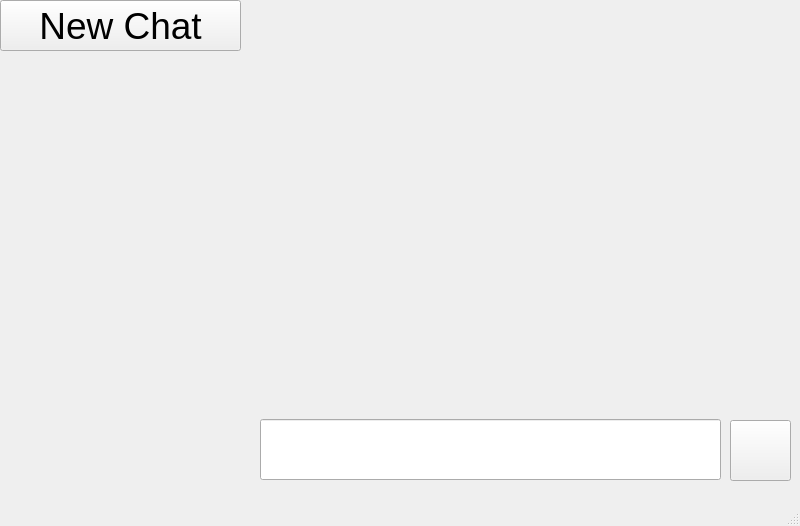
<?xml version="1.0" encoding="UTF-8"?>
<ui version="4.0">
 <class>MainWindow</class>
 <widget class="QMainWindow" name="MainWindow">
  <property name="geometry">
   <rect>
    <x>0</x>
    <y>0</y>
    <width>800</width>
    <height>526</height>
   </rect>
  </property>
  <property name="windowTitle">
   <string>MainWindow</string>
  </property>
  <widget class="QWidget" name="centralwidget">
   <widget class="QPushButton" name="pushButton">
    <property name="geometry">
     <rect>
      <x>730</x>
      <y>420</y>
      <width>61</width>
      <height>61</height>
     </rect>
    </property>
    <property name="text">
     <string/>
    </property>
    <property name="icon">
     <iconset>
      <normaloff>assets/send.png</normaloff>assets/send.png</iconset>
    </property>
    <property name="iconSize">
     <size>
      <width>40</width>
      <height>40</height>
     </size>
    </property>
   </widget>
   <widget class="QPushButton" name="pushButton_2">
    <property name="geometry">
     <rect>
      <x>0</x>
      <y>0</y>
      <width>241</width>
      <height>51</height>
     </rect>
    </property>
    <property name="font">
     <font>
      <pointsize>28</pointsize>
     </font>
    </property>
    <property name="text">
     <string>New Chat</string>
    </property>
    <property name="icon">
     <iconset>
      <normaloff>assets/newchat.png</normaloff>assets/newchat.png</iconset>
    </property>
    <property name="iconSize">
     <size>
      <width>50</width>
      <height>50</height>
     </size>
    </property>
   </widget>
   <widget class="QLineEdit" name="lineEdit">
    <property name="geometry">
     <rect>
      <x>260</x>
      <y>419</y>
      <width>461</width>
      <height>61</height>
     </rect>
    </property>
   </widget>
  </widget>
  <widget class="QMenuBar" name="menubar">
   <property name="geometry">
    <rect>
     <x>0</x>
     <y>0</y>
     <width>800</width>
     <height>18</height>
    </rect>
   </property>
  </widget>
  <widget class="QStatusBar" name="statusbar"/>
 </widget>
 <resources/>
 <connections/>
</ui>
